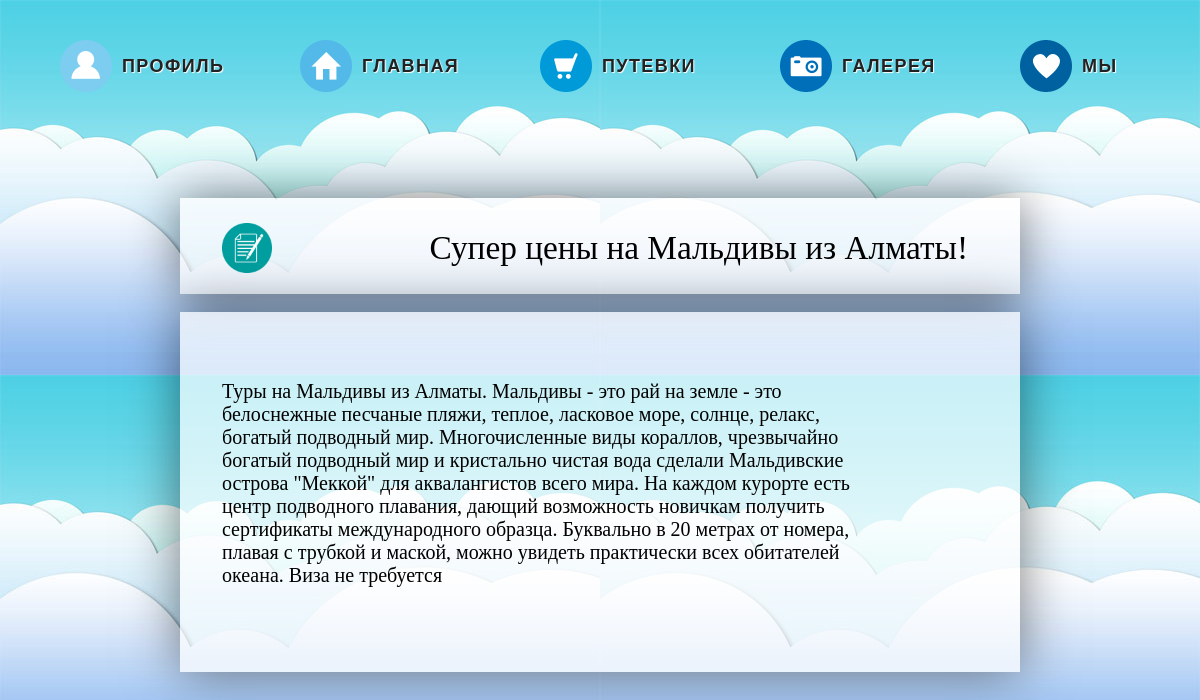
Page /news.php?ID=2 on the committed database.
### tables this page shows
CREATE TABLE IF NOT EXISTS `thead` (
  `ID` int(11) NOT NULL AUTO_INCREMENT,
  `Header` varchar(50) NOT NULL,
  `Text` text NOT NULL,
  PRIMARY KEY (`ID`)
);

### news.php (the view, shortened to what this page needs)
<!DOCTYPE html PUBLIC "-//W3C//DTD XHTML 1.0 Strict//EN" "http://www.w3.org/TR/xhtml1/DTD/xhtml1-strict.dtd">
<html>
    <head>
    </head>
    <body>
		<?php
		$ID = $_GET["ID"];
		$query = "SELECT * FROM thead WHERE ID = '$ID'";
		$res=mysql_query($query);
		echo "<Br><Br><Br><Br><Br><Br><Br><Br><Br><Br><Br>";
		while($row = mysql_fetch_assoc($res))
		{
			echo"<div class = 'formregistation'>
			<form>
			<div class = 'formnews'><div class = 'newsimg'><img src='images/newsopen.png' width = '50' height = '50' align = 'left'></div><div class = 'textheader'>".$row['Header']."</div></div>
			</div>
			</form></div><Br>
			<div class = 'formregistation2'>
			<form>
			<div class = 'formnews'><div class = 'texttext'>".$row['Text']."</div><Br></div></div>
			</form></div>";
		}
		?>
    </body>
</html>

### css/style.css (style rules this page uses)
.navigation { margin: 0px auto; font-family: "Trebuchet MS", sans-serif; font-size: 24px; font-style: normal; font-weight: bold; letter-spacing: 1.4px; }
.navigation .item { position:absolute; }
.user { top:5%; left:5%; }
.home { top:5%; left:25%; }
.shop { top:5%; left:45%; }
.camera { top:5%; left:65%; }
.fav { top:5%; left:85%; }
a.icon { width:52px; height:52px; position:absolute; top:0px; left:0px; cursor:pointer; }
.user a.icon { background:transparent url(../images/user.png) no-repeat 0px 0px; }
.home a.icon { background:transparent url(../images/home.png) no-repeat 0px 0px; }
.shop a.icon { background:transparent url(../images/shop.png) no-repeat 0px 0px; }
.camera a.icon { background:transparent url(../images/camera.png) no-repeat 0px 0px; }
.fav a.icon { background:transparent url(../images/fav.png) no-repeat 0px 0px; }
.item h2 { position:absolute; width:147px; height:52px; color:#222; font-size:18px; top:0px; left:52px; text-indent:10px; line-height:52px; text-shadow:1px 1px 1px #fff; text-transform:uppercase; }

### news.php (style rules this page uses)
.formnews { width: 500%; height: 20%; position: relative; padding-top: 8%; top: 10%; right: 0; bottom: 0; left: -0; margin: auto; text-align:center; }
.newsimg { position: relative; left: -40%; }
.textheader { position: relative; text-align:left; right: 15%; top: 50%; font: 25pt Monotype Corsiva; }
.texttext { position: relative; text-align:left; align: left; top: 0; left: -40%; font: 15pt Timer New Roman; }
.formregistation { background-color: rgba(255, 255, 255, 0.7); box-shadow: 0 0 50px rgba(0,0,0,0.5); width: 70%; height: 30%; position: relative; padding-top: 8%; top: 10%; right: 0; bottom: 0; left: 0; margin: auto; }
.formregistation2 { background-color: rgba(255, 255, 255, 0.7); box-shadow: 0 0 50px rgba(0,0,0,0.5); width: 70%; height: 30%; position: relative; padding-top: 30%; top: 10%; right: 0; bottom: 0; left: 0; margin: auto; }
form { position: absolute; top: 10%; right: 50%; bottom: 30%; left: 35%; margin: auto; }

### rows in the picture
thead: Header "Супер цены на Мальдивы из Алматы!", Text "Туры на Мальдивы из Алматы. Мальдивы - это рай на земле - это белоснежные песчаные пляжи, теплое, ласковое море, солнце, релакс, богатый подводный мир. Многочисленные виды кораллов, чрезвычайно богатый подводный мир и кристально чистая вода сделали Мальдивские острова \"Меккой\" для аквалангистов всего мира. На каждом курорте есть центр подводного плавания, дающий возможность новичкам получить сертификаты международного образца. Буквально в 20 метрах от номера, плавая с трубкой и маской, можно увидеть практически всех обитателей океана. Виза не требуется"
